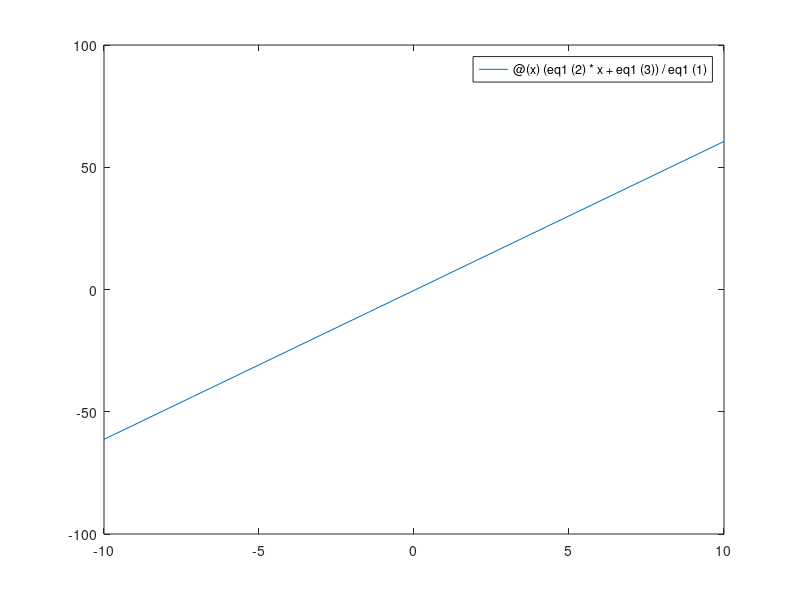

MATLAB code to generate this figure: (Note: this script raises an error after producing the figure.)
%%
%     COURSE: Linear algebra: theory and implementation
%    SECTION: Solving systems of equations
%      VIDEO: Systems of equations: algebra and geometry
% Instructor: sincxpress.com
% Course url: https://www.udemy.com/course/linear-algebra-theory-and-implementation/?couponCode=202110
% 
%%

% these are the coefficients of the equation:
% ay = bx + c;
eq1o = [1 2 1]; % [a b c]
eq2o = [2 1 3];

figure(1), clf
plotlim = [-10 10];

for i=1:10
    
    % randomly update equations
    eq1 = eq1o + randn*eq2o;
    eq2 = eq2o + randn*eq1o;
    
    % plot new lines (solutions)
    cla
    h(1) = fplot(@(x) (eq1(2)*x+eq1(3))/eq1(1), plotlim);
    hold on
    h(2) = fplot(@(x) (eq2(2)*x+eq2(3))/eq2(1), plotlim);
    set(h,'linew',3)
    
    % make plot look nicer
    axis([plotlim plotlim])
    plot(get(gca,'xlim'),[0 0],'k--')
    plot([0 0],get(gca,'xlim'),'k--')
    axis square
    grid on
    
    % wait to allow visual inspection
    pause(1)
end


%% repeat in R3

% these are the coefficients of the equation:
% az = bx + cy + d;
eq1o = [1 2 3 -1]; % [a b c d]
eq2o = [2 1 3 3];


figure(2), clf

for i=1:10
    
    % randomly update equations
    eq1 = eq1o + randn*eq2o;
    eq2 = eq2o + randn*eq1o;
    
    X = [eq1(1:3);eq2(1:3)];
    b = [eq1(4);eq2(4)];

    % plot new lines (solutions)
%     cla
    h(1) = fplot3(@(x)x, @(x) (x*eq1(2)+eq1(4))/eq1(1), @(x) (x*eq1(3)+eq1(4))/eq1(1), plotlim);
    hold on
    h(2) = fplot3(@(x)x, @(x) (x*eq2(2)+eq2(4))/eq2(1), @(x) (x*eq2(3)+eq2(4))/eq2(1), plotlim);
    set(h,'linew',3)
    axis(repmat(plotlim,1,3))
    
    % wait to allow visual inspection
%     pause(1)
end

% make plot look nicer
axis square, grid on, rotate3d on
plot(get(gca,'xlim'),[0 0],'k--')
plot([0 0],get(gca,'xlim'),'k--')
plot3([0 0],[0 0],get(gca,'zlim'),'k--')

%% done.
